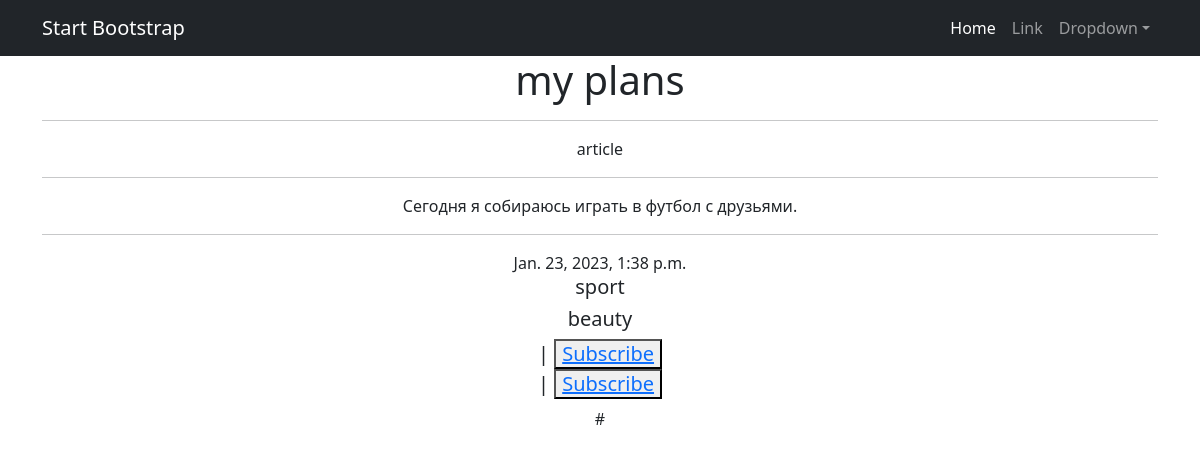
/post/1, run on the app's committed database.
### newstrueapp/models.py (models this page shows, shortened)
class Post(models.Model):
    date_post = models.DateTimeField(auto_now_add=True)
    head_post = models.CharField(max_length = 50, null=True)
    text_post = models.TextField()
    rating_post = models.IntegerField(default=0.0)
    type_post = models.CharField(max_length = 7, default='news')
    author = models.ForeignKey(Author, on_delete=models.CASCADE)
    cathegories = models.ManyToManyField (Cathegory, through = 'PostCathegory')

class Cathegory(models.Model):
    cathegory_name = models.CharField(max_length = 255, unique = True, default = "other")
    subscribers = models.ManyToManyField(User, through='SubscribersCathegory')

### newstrueapp/views.py (the view)
# urls.py: path('<int:pk>', PostDetail.as_view(), name = 'post_detail'),
class PostDetail(DetailView):
    model = Post
    template_name = 'post_detail.html'
    context_object_name = 'post'
    def get_context_data(self, **kwargs):
        context = super().get_context_data(**kwargs)
        context['cathegory'] = list(PostCathegory.objects.filter(
            post=self.kwargs['pk']).values('cathegory'))
        check_subscribe = list(SubscribersCathegory.objects.filter(subscriber=self.request.user.id).values('cathegory'))
        context['subscribed'] = [n['cathegory'] for n in check_subscribe]
        return context

### newstrueapp/templatetags/custom_filters.py (called while the page is built)
@register.filter(name = 'censor')
def f(text_post):
    if not isinstance(text_post, str):
        raise ValueError("This is not a string")
    text_post_fix = text_post
    text_post = text_post.replace('!', ' ')
    text_post = text_post.replace('?', ' ')
    text_split = text_post.split()
    for word in text_split:
        if word.lower() in words:
            word_fix = str(word[0] + "*"*(len(word)-1))
            text_post_fix = text_post_fix.replace(word, word_fix)
    return text_post_fix

### templates/post_detail.html (shortened to what this page needs)
{% extends 'flatpages/default.html' %}
{% load custom_filters %}
{% load i18n %}
{% block content %}
    <h1>{{ post.head_post }}</h1>
    <hr>{{ post.type_post }}
    <hr>{{ post.text_post| censor }}
    <hr>{{ post.date_post }}
        {% for v in post.cathegories.all %}
                <h5>{{ v.cathegory_name }}</h5>
        {% endfor %}
        <h5>
        {% for cat in cathegory %}
            <div>
                    {% if cat.cathegory not in subscribed %}
                        | <button><a href="{% url 'subscribe' cat.cathegory %}">{% translate "Subscribe" %}</a></button>
                {% endif %}
            </div>
        {% endfor %}
        </h5>
#
{% endblock content %}

### templates/flatpages/default.html (shortened to what this page needs)
<!DOCTYPE html>
<html lang="en">
    <head>
        {% load static %}
        <link href="{% static 'css/styles.css' %}" rel="stylesheet" />
    </head>
    <body>
        <nav class="navbar navbar-expand-lg navbar-dark bg-dark">
            <div class="container">
                <a class="navbar-brand" href="#">Start Bootstrap</a>
                <div class="collapse navbar-collapse" id="navbarSupportedContent">
                    <ul class="navbar-nav ms-auto mb-2 mb-lg-0">
                        <li class="nav-item"><a class="nav-link active" aria-current="page" href="#">Home</a></li>
                        <li class="nav-item"><a class="nav-link" href="#">Link</a></li>
                        <li class="nav-item dropdown">
                            <a class="nav-link dropdown-toggle" id="navbarDropdown" href="#" role="button" data-bs-toggle="dropdown" aria-expanded="false">Dropdown</a>
                        </li>
                    </ul>
                </div>
            </div>
        </nav>
        <div class="container">
   <div class="row">
       <div class="col-lg-12 text-center">
           {% block content %}{% endblock content %}
       </div>
   </div>
</div>
    </body>
</html>

### data on the page
Post: head_post "my plans", type_post "article", text_post|censor "Сегодня я собираюсь играть в футбол с друзьями.", date_post "Jan. 23, 2023, 1:38 p.m."
Cathegory: cathegory_name "sport"
Cathegory: cathegory_name "beauty"
